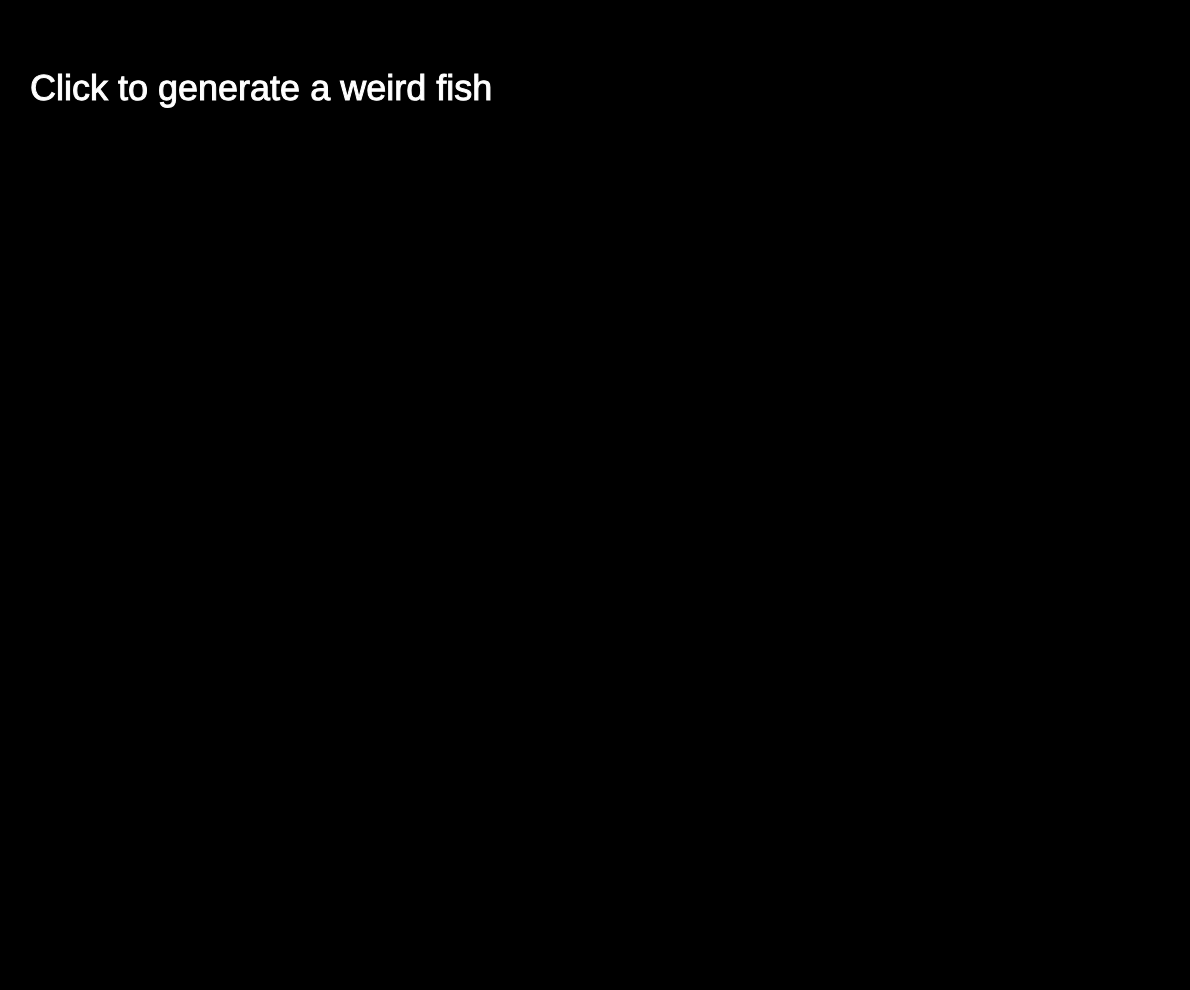
Frame 1 (no input)
Frame 60 (no input): identical to frame 1, image omitted
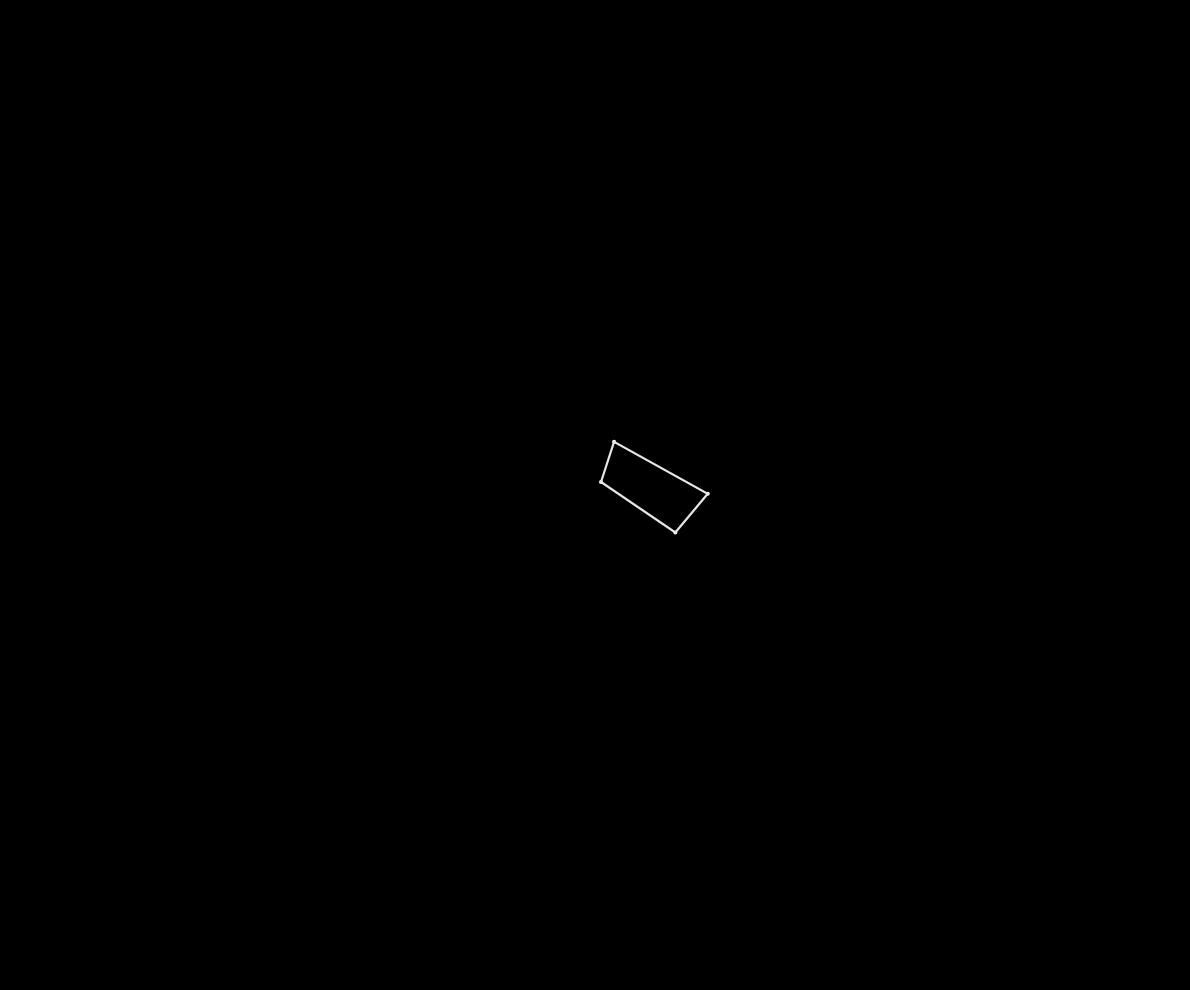
Frame 120 (the mouse pressed at the canvas centre since frame 60)

The p5.js sketch that drew these frames (run headless with seeded random() and noise() and a simulated clock; from frame 60 on, the mouse is pressed at the canvas centre):

// p5.js sketch
// ── sketch.js
var xoff = 0;

function Point(x,y,seed) {
  this.x = x;
  this.y = y;
  this.accel = 0.001;
  this.minVel = 0.0001;
  this.maxVel = 2;
  this.randomness = random(0, 30);
  this.history = [];

  this.move = function() {
    this.history.push(createVector(this.x, this.y));
    this.x = this.x + random(this.minVel, this.maxVel);
    this.y = y + map(noise(xoff+seed), 0, 1, -this.randomness, this.randomness);
    this.minVel += this.accel;
    this.maxVel += this.accel;
  }

  this.show = function() {
    stroke(255);
    strokeWeight(4);
    point(this.x, this.y);
    stroke(255, 100);
    let step = 32;
    for (let i = step; i < this.history.length; i+=step) {
      stroke(255, map(i-step, step, this.history.length, 0, 200));
      noFill();
      strokeWeight(1);
      let diffX = this.history[i].x - this.history[i-step].x;
      let rx = map(noise(xoff), 0, 1, -diffX/2, diffX/2);
      let diffY = this.history[i].y - this.history[i-step].y;
      let ry = map(noise(xoff), 0, 1, -diffY/2, diffY/2);
      line(this.history[i-step].x, this.history[i-step].y, this.history[i].x, this.history[i].y);
      line(this.history[i-step].x + rx, this.history[i-step].y + ry, this.history[i].x + rx, this.history[i].y + ry);
      line(this.history[i-step].x - rx, this.history[i-step].y - ry, this.history[i].x - rx, this.history[i].y - ry);
    }
  }
}

function Thingy(x, y) {
  this.p1 = new Point(x-50, y - 50, 0);
  this.p2 = new Point(x-50, y-random(50), 1000);
  this.p3 = new Point(x+random(50), y+random(50), 2000);
  this.p4 = new Point(x+50, y, 3000);

  this.show = function() {
    this.p1.show();
    this.p2.show();
    this.p3.show();
    this.p4.show();
    stroke(230);
    strokeWeight(3 + random(-1, 1));
    noFill();
    beginShape();
    vertex(this.p1.x, this.p1.y);
    vertex(this.p2.x, this.p2.y);
    vertex(this.p3.x, this.p3.y);
    vertex(this.p4.x, this.p4.y);
    endShape(CLOSE);
    this.p1.move();
    this.p2.move();
    this.p3.move();
    this.p4.move();
  }
}

// var p1, p2, p3, p4;
var thingies = [];

function setup() {
  createCanvas(windowWidth - 10, windowHeight - 10);
  // p1 = new Point(0, 100, 0);
  // p2 = new Point(0, 150, 1000);
  // p3 = new Point(0, 200, 2000);
  // p4 = new Point(0, 250, 3000);
  // thingy1 = new Thingy(0, 150);
  // thingy2 = new Thingy(0, 300);
}

function mousePressed() {
  thingies.push(new Thingy(mouseX, mouseY));
}

function draw() {
  background(0);
  if (thingies.length === 0) {
    stroke(255);
    fill(255);
    textSize(36);
    text('Click to generate a weird fish', 30, 100);
  }
  for(let i = 0; i < thingies.length; i++) {
    thingies[i].show();
  }
  // thingy1.show();
  // thingy2.show();
  if(thingies.length > 0 && thingies[0].p1.x > width + 100) {
    noLoop();
  }
  xoff += 0.1;
}
